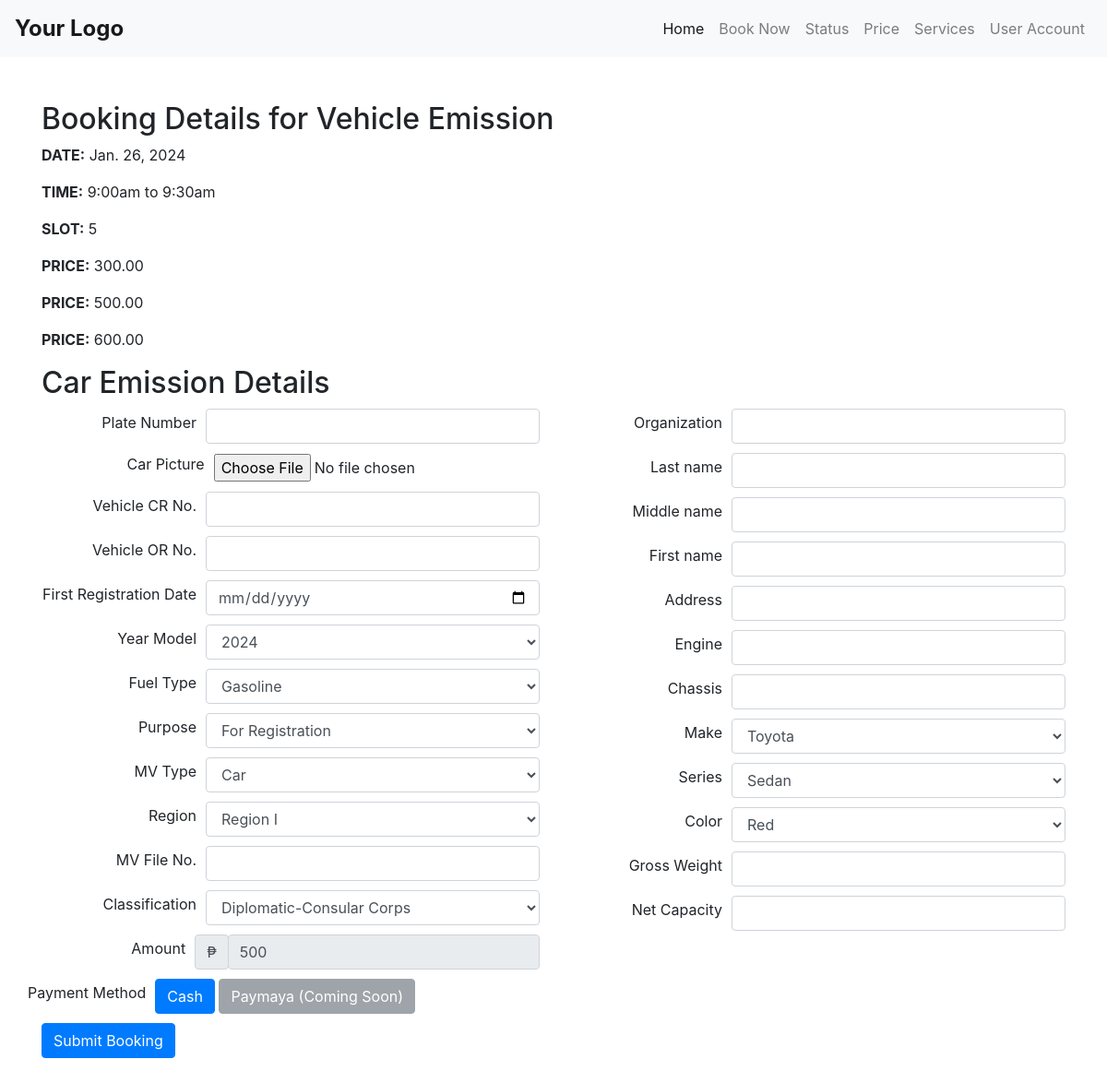
The app's page /booking_form1.php?eventId=3 (signed in) with its own data.
### tables this page shows
CREATE TABLE `schedule_list` (
  `id` int(30) NOT NULL,
  `title` text NOT NULL,
  `description` text NOT NULL,
  `qty_of_person` int(23) NOT NULL,
  `reserve_count` int(23) NOT NULL DEFAULT 0,
  `price_3` decimal(10,2) NOT NULL DEFAULT 0.00,
  `price_2` decimal(10,2) NOT NULL,
  `price_1` decimal(10,2) NOT NULL DEFAULT 0.00,
  `start_datetime` datetime NOT NULL,
  `end_datetime` datetime DEFAULT NULL,
  `availability` varchar(10) NOT NULL DEFAULT 'available'
);

### booking_form1.php (the view, shortened to what this page needs)
<?php
include("partials/navbar.php");
$eventId = intval($_GET['eventId']);
include("connect/connection.php");
$stmt = $connect->prepare("SELECT * FROM schedule_list WHERE id = ?");
$stmt->bind_param("i", $eventId);
$stmt->execute();
$result = $stmt->get_result();
$event = $result->fetch_assoc();
?>
<!DOCTYPE html>
<html lang="en">
<head>
<link rel="stylesheet" href="https://cdnjs.cloudflare.com/ajax/libs/select2/4.0.13/css/select2.min.css">
</head>
<body class="bg-">
    <div class="container py-5">
        <h2>Booking Details for <?php echo $event['title']; ?></h2>
        <p><strong>DATE:</strong> <?php echo date('M. j, Y', strtotime($event['start_datetime'])); ?></p>
        <p><strong>TIME:</strong> <?php echo date('g:ia', strtotime($event['start_datetime'])) . ' to ' . date('g:ia', strtotime($event['end_datetime'])); ?></p>
        <p><strong>SLOT:</strong> <?php echo $event['qty_of_person']; ?></p>
        <p><strong>PRICE:</strong> <?php echo $event['price_1']; ?></p>
        <p><strong>PRICE:</strong> <?php echo $event['price_2']; ?></p>
        <p><strong>PRICE:</strong> <?php echo $event['price_3']; ?></p>
        <h2>Car Emission Details</h2>
        <form action="process_pending.php" method="post" enctype="multipart/form-data">
            <div class="row">
                <div class="col-md-6">
                    <div class="form-group">
                    <label for="plateNumber">Plate Number</label>
                    <input type="text" name="plateNumber" id="plateNumber" class="form-control" required>
                    </div>
                    <div class="form-group">
                    <label for="carPicture">Car Picture</label>
                    <input type="file" name="carPicture" id="carPicture" class="form-control-file" accept="image/*" required>
                    </div>
                    <div class="form-group">
                    <label for="vehicleCrNo">Vehicle CR No.</label>
                    <input type="text" name="vehicleCrNo" id="vehicleCrNo" class="form-control" required>
                    </div>
                    <div class="form-group">
                    <label for="vehicleOrNo">Vehicle OR No.</label>
                    <input type="text" name="vehicleOrNo" id="vehicleOrNo" class="form-control" required>
                    </div>
                    <div class="form-group">
                    <label for="firstRegDate">First Registration Date</label>
                    <input type="date" name="firstRegDate" id="firstRegDate" class="form-control" required>
                    </div>
                    <div class="form-group">
                    <label for="yearModel">Year Model</label>
                    <select name="yearModel" id="yearModel" class="form-control" >
                    <?php
                    $startYear = date("Y") - 20;
                    $endYear = date("Y");
                    for ($year = $endYear; $year >= $startYear; $year--) {
                        echo '<option value="' . $year . '">' . $year . '</option>';
                    }
                    ?>
                    </select>
                    </div>
                    <div class="form-group">
                    <label for="fuelType">Fuel Type</label>
                    <select name="fuelType" id="fuelType" class="form-control">
                    </select>
                    </div>
                    <div class="form-group">
                    <label for="purpose">Purpose</label>
                    <select name="purpose" id="purpose" class="form-control">
                    </select>
                    </div>
                    <div class="form-group">
                    <label for="mvType">MV Type</label>
                    <select name="mvType" id="mvType" class="form-control">
                    </select>
                    </div>
                    <div class="form-group">
                    <label for="region">Region</label>
                    <select name="region" id="region" class="form-control">
                    </select>
                    </div>
                    <div class="form-group">
                    <label for="mvFileNo">MV File No.</label>
                    <input type="text" name="mvFileNo" id="mvFileNo" class="form-control">
                    </div>
                    <div class="form-group">
                    <label for="classification">Classification</label>
                    <select name="classification" id="classification" class="form-control">
                    </select>
                    </div>
                    <div class="form-group">
                    <label for="amount">Amount</label>
                    <div class="input-group-prepend">
        <span class="input-group-text">₱</span>
    </div>
    <input type="text" name="amount" id="amount" class="form-control" value="<?php echo $event['price_1']; ?>" readonly>
                    </div>
                </div>
                <div class="col-md-6">
                    <div class="form-group">
                    <label for="organization">Organization </label>
                    <input type="text" name="organization" id="organization" class="form-control">
                    </div>
                    <div class="form-group">
                    <label for="last_name"> Last name </label>
                    <input type="text" name="customerLastName" id="last_name" class="form-control" >
                </div>
                <div class="form-group">
                <label for="middle_name"> Middle name </label>
                <input type="text" name="customerMiddleName" id="middle_name" class="form-control">
                </div>
                <div class="form-group">
                <label for="first_name"> First name </label>
                <input type="text" name="customerFirstName" id="first_name" class="form-control" >
                </div>
                    <div class="form-group">
                    <label for="address">Address</label>
                    <input type="type" name="customerAddress" id="address" class="form-control" >
                    </div>
                    <div class="form-group">
                    <label for="engine">Engine</label>
                    <input type="text" name="engine" id="engine" class="form-control">
                    </div>
                    <div class="form-group">
                    <label for="chassis">Chassis</label>
                    <input type="text" name="chassis" id="chassis" class="form-control">
                    </div>
                    <div class="form-group">
                    <label for="make">Make</label>
                    <select name="make" id="make" class="form-control">
                    </select>
                    </div>
                    <div class="form-group">
                    <label for="series">Series</label>
                    <select name="series" id="series" class="form-control">
                    </select>
                    </div>
                    <div class="form-group">
                    <label for="color">Color</label>
                    <select name="color" id="color" class="form-control">
                    </select>
                    </div>
                    <div class="form-group">
                    <label for="grossWeight">Gross Weight</label>
                    <input type="text" name="grossWeight" id="grossWeight" class="form-control">
                    </div>
                    <div class="form-group">
                    <label for="netCapacity">Net Capacity</label>
                    <input type="text" name="netCapacity" id="netCapacity" class="form-control">
                    </div>
                </div>
                <div class="form-group">
    <label>Payment Method</label>
    <div>
        <button type="button" class="btn btn-primary payment-method" data-value="cash">Cash</button>
        <button type="button" class="btn btn-secondary payment-method" data-value="paymaya" disabled>Paymaya (Coming Soon)</button>
    </div>
</div>
            </div>
            <button type="submit" class="btn btn-primary">Submit Booking</button>
        </form>
    </div>
</body>
</html>

### booking_form1.php (style rules this page uses)
.form-group { margin-bottom: 10px; display: flex; align-items: center; }
.form-group label { flex: 1; padding-right: 10px; text-align: right; }
.form-group input, .form-group select, .form-group textarea { flex: 2; }

### records on screen
schedule_list: title "Vehicle Emission", start_datetime "Jan. 26, 2024", start_datetime "9:00am", end_datetime "9:30am", qty_of_person "5", price_1 "300.00", price_2 "500.00", price_3 "600.00", amount "500"

### other values on screen
form field yearModel "2024"
